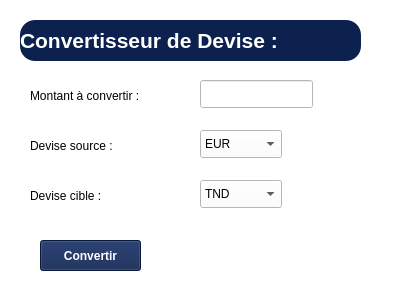
<?xml version="1.0" encoding="UTF-8"?>
<ui version="4.0">
 <class>ConvertisseurWindow</class>
 <widget class="QWidget" name="ConvertisseurWindow">
  <property name="geometry">
   <rect>
    <x>0</x>
    <y>0</y>
    <width>400</width>
    <height>300</height>
   </rect>
  </property>
  <property name="windowTitle">
   <string>Form</string>
  </property>
  <property name="styleSheet">
   <string notr="true">background-color:white;</string>
  </property>
  <widget class="QLabel" name="label">
   <property name="geometry">
    <rect>
     <x>0</x>
     <y>0</y>
     <width>401</width>
     <height>301</height>
    </rect>
   </property>
   <property name="styleSheet">
    <string notr="true">background-color: white;</string>
   </property>
   <property name="text">
    <string/>
   </property>
  </widget>
  <widget class="QLabel" name="label_3">
   <property name="geometry">
    <rect>
     <x>30</x>
     <y>130</y>
     <width>151</width>
     <height>31</height>
    </rect>
   </property>
   <property name="styleSheet">
    <string notr="true">color: black;</string>
   </property>
   <property name="text">
    <string>Devise source :</string>
   </property>
  </widget>
  <widget class="QComboBox" name="sourceCurrencyComboBox">
   <property name="geometry">
    <rect>
     <x>200</x>
     <y>130</y>
     <width>82</width>
     <height>28</height>
    </rect>
   </property>
   <property name="styleSheet">
    <string notr="true">color: black;</string>
   </property>
   <item>
    <property name="text">
     <string>EUR</string>
    </property>
   </item>
   <item>
    <property name="text">
     <string>USD</string>
    </property>
   </item>
  </widget>
  <widget class="QLabel" name="label_2">
   <property name="geometry">
    <rect>
     <x>30</x>
     <y>80</y>
     <width>141</width>
     <height>31</height>
    </rect>
   </property>
   <property name="styleSheet">
    <string notr="true">color: black;</string>
   </property>
   <property name="text">
    <string>Montant à convertir :</string>
   </property>
  </widget>
  <widget class="QLabel" name="label_4">
   <property name="geometry">
    <rect>
     <x>30</x>
     <y>180</y>
     <width>151</width>
     <height>31</height>
    </rect>
   </property>
   <property name="styleSheet">
    <string notr="true">color: black;</string>
   </property>
   <property name="text">
    <string>Devise cible :</string>
   </property>
  </widget>
  <widget class="QPushButton" name="convertButton">
   <property name="geometry">
    <rect>
     <x>40</x>
     <y>240</y>
     <width>101</width>
     <height>31</height>
    </rect>
   </property>
   <property name="font">
    <font>
     <bold>true</bold>
    </font>
   </property>
   <property name="styleSheet">
    <string notr="true">background-color: rgb(13, 33, 79); color: white;</string>
   </property>
   <property name="text">
    <string>Convertir</string>
   </property>
  </widget>
  <widget class="QLabel" name="label_5">
   <property name="geometry">
    <rect>
     <x>20</x>
     <y>20</y>
     <width>341</width>
     <height>41</height>
    </rect>
   </property>
   <property name="font">
    <font>
     <pointsize>16</pointsize>
     <bold>true</bold>
    </font>
   </property>
   <property name="styleSheet">
    <string notr="true">background-color: rgb(13, 33, 79);color: white;
border-radius: 15px; </string>
   </property>
   <property name="text">
    <string>Convertisseur de Devise :</string>
   </property>
  </widget>
  <widget class="QLabel" name="resultLabel">
   <property name="geometry">
    <rect>
     <x>190</x>
     <y>239</y>
     <width>141</width>
     <height>31</height>
    </rect>
   </property>
   <property name="styleSheet">
    <string notr="true">color: black;</string>
   </property>
   <property name="text">
    <string/>
   </property>
  </widget>
  <widget class="QComboBox" name="targetCurrencyComboBox">
   <property name="geometry">
    <rect>
     <x>200</x>
     <y>180</y>
     <width>82</width>
     <height>28</height>
    </rect>
   </property>
   <property name="styleSheet">
    <string notr="true">color: black;</string>
   </property>
   <item>
    <property name="text">
     <string>TND</string>
    </property>
   </item>
   <item>
    <property name="text">
     <string>EUR</string>
    </property>
   </item>
   <item>
    <property name="text">
     <string>USD</string>
    </property>
   </item>
  </widget>
  <widget class="QLineEdit" name="amountLineEdit">
   <property name="geometry">
    <rect>
     <x>200</x>
     <y>80</y>
     <width>113</width>
     <height>28</height>
    </rect>
   </property>
  </widget>
 </widget>
 <resources/>
 <connections/>
</ui>
